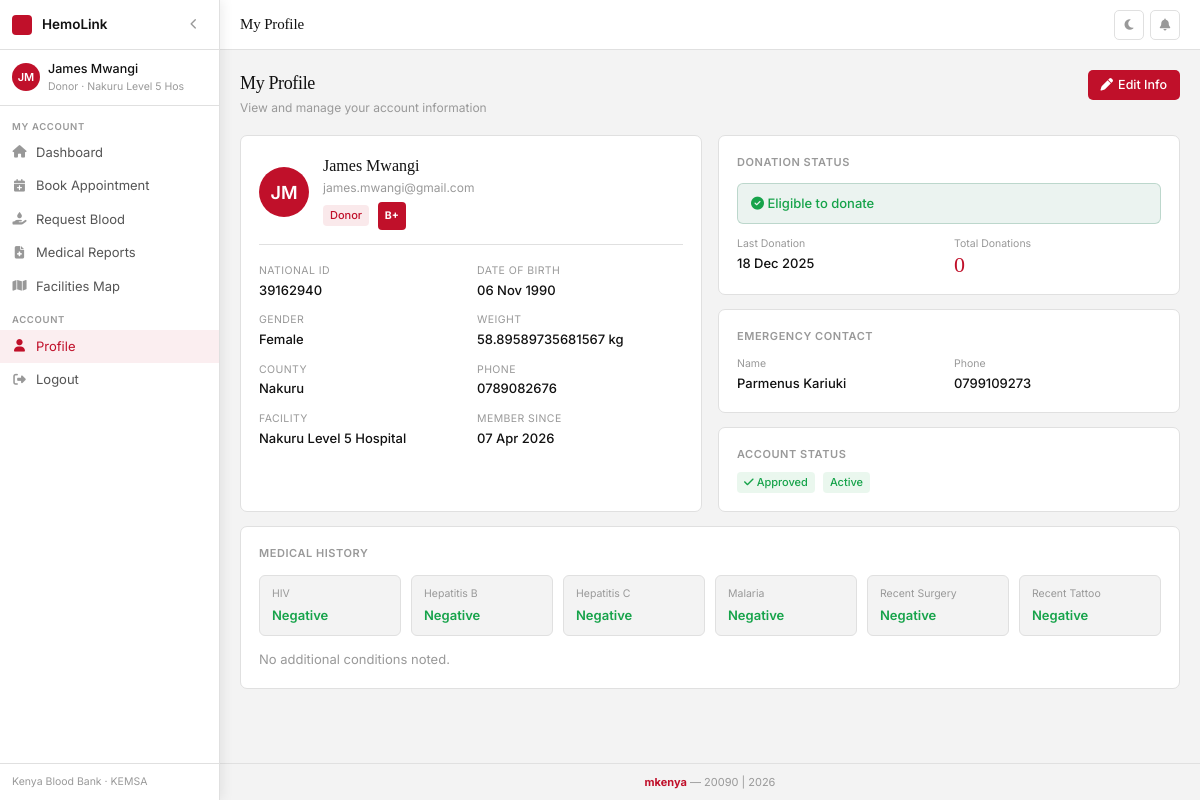
The page /profile (signed in) on the database its author committed.
### app.py (models this page shows)
class User(UserMixin, db.Model):
    id = db.Column(db.Integer, primary_key=True)
    email = db.Column(db.String(120), unique=True, nullable=False)
    password = db.Column(db.String(200), nullable=False)
    first_name = db.Column(db.String(60), nullable=False)
    last_name = db.Column(db.String(60), nullable=False)
    phone = db.Column(db.String(20))
    national_id = db.Column(db.String(20), unique=True)
    role = db.Column(db.String(20), default='donor')  # admin, donor, recipient
    facility_id = db.Column(db.Integer, db.ForeignKey('facility.id'), nullable=True)
    is_active = db.Column(db.Boolean, default=True)
    is_approved = db.Column(db.Boolean, default=False)
    created_at = db.Column(db.DateTime, default=datetime.utcnow)
    blood_type = db.Column(db.String(5))
    date_of_birth = db.Column(db.Date)
    gender = db.Column(db.String(10))
    weight_kg = db.Column(db.Float)
    county = db.Column(db.String(100))
    has_donated_before = db.Column(db.Boolean, default=False)
    last_donation_date = db.Column(db.Date)
    has_chronic_disease = db.Column(db.Boolean, default=False)
    chronic_disease_details = db.Column(db.String(300))
    on_medication = db.Column(db.Boolean, default=False)
    medication_details = db.Column(db.String(300))
    recent_surgery = db.Column(db.Boolean, default=False)
    recent_tattoo = db.Column(db.Boolean, default=False)
    hiv_status = db.Column(db.String(20), default='negative')
    hepatitis_b = db.Column(db.Boolean, default=False)
    hepatitis_c = db.Column(db.Boolean, default=False)
    malaria_history = db.Column(db.Boolean, default=False)
    allergies = db.Column(db.String(300))
    emergency_contact_name = db.Column(db.String(100))
    emergency_contact_phone = db.Column(db.String(20))
    donations = db.relationship('Donation', backref='donor', lazy=True)
    appointments = db.relationship('Appointment', foreign_keys='Appointment.user_id', backref='user', lazy=True)

class Facility(db.Model):
    id = db.Column(db.Integer, primary_key=True)
    name = db.Column(db.String(150), nullable=False)
    county = db.Column(db.String(100), nullable=False)
    address = db.Column(db.String(200))
    phone = db.Column(db.String(20))
    email = db.Column(db.String(120))
    latitude = db.Column(db.Float, nullable=True)
    longitude = db.Column(db.Float, nullable=True)
    created_at = db.Column(db.DateTime, default=datetime.utcnow)
    users = db.relationship('User', backref='facility', lazy=True)
    inventory = db.relationship('BloodInventory', backref='facility', lazy=True)
    appointments = db.relationship('Appointment', backref='facility', lazy=True)

### app.py (the view, shortened to what this page needs)
@app.route('/profile', methods=['GET', 'POST'])
@login_required
def profile():
    return render_template('profile.html')

### app.py (called while the page is built)
@login_manager.user_loader
def load_user(user_id):
    return User.query.get(int(user_id))

@app.context_processor
def inject_globals():
    count = 0
    if current_user.is_authenticated and current_user.role == 'admin':
        count = User.query.filter(
            User.facility_id == current_user.facility_id,
            User.is_approved == False,
            User.is_active == True
        ).count()
    return dict(pending_approvals_count=count, today=date.today())

### templates/profile.html (shortened to what this page needs)
{% extends 'base.html' %}
{% block page_title %}My Profile{% endblock %}
{% block content %}
<div class="ph">
  <div>
    <h1 class="ph-tt">My Profile</h1>
    <p class="ph-sub">View and manage your account information</p>
  </div>
  <button class="btn btn-primary" onclick="openModal('editMo')">
    <i class="fas fa-pen"></i> Edit Info
  </button>
</div>
<div class="g2" style="gap:16px">
  <div class="card">
    <div style="display:flex;align-items:center;gap:14px;margin-bottom:18px;padding-bottom:14px;border-bottom:1px solid var(--b)">
      <div style="width:50px;height:50px;border-radius:50%;background:var(--red);display:flex;align-items:center;justify-content:center;font-size:18px;font-weight:600;color:#fff;flex-shrink:0;font-family:'Inter',sans-serif">
        {{ current_user.first_name[0] }}{{ current_user.last_name[0] }}
      </div>
      <div>
        <div style="font-size:16px;font-weight:500">{{ current_user.first_name }} {{ current_user.last_name }}</div>
        <div style="font-size:12px;color:var(--mu);font-family:'Inter',sans-serif;margin-top:1px">{{ current_user.email }}</div>
        <div style="margin-top:5px">
          <span class="bg {% if current_user.role=='admin' %}bg-b{% elif current_user.role=='donor' %}bg-r{% else %}bg-g{% endif %}">
            {{ current_user.role|title }}
          </span>
          {% if current_user.blood_type %}
          <span class="bb" style="margin-left:5px">{{ current_user.blood_type }}</span>
          {% endif %}
        </div>
      </div>
    </div>
    <div style="display:grid;grid-template-columns:1fr 1fr;gap:12px">
      {% for label, val in [
        ('National ID', current_user.national_id or '—'),
        ('Date of Birth', current_user.date_of_birth.strftime('%d %b %Y') if current_user.date_of_birth else '—'),
        ('Gender', current_user.gender|title if current_user.gender else '—'),
        ('Weight', (current_user.weight_kg|string + ' kg') if current_user.weight_kg else '—'),
        ('County', current_user.county or '—'),
        ('Phone', current_user.phone or '—'),
        ('Facility', current_user.facility.name if current_user.facility else '—'),
        ('Member Since', current_user.created_at.strftime('%d %b %Y')),
      ] %}
      <div>
        <div style="font-size:10.5px;color:var(--mu);text-transform:uppercase;letter-spacing:.04em;font-family:'Inter',sans-serif;margin-bottom:2px">{{ label }}</div>
        <div style="font-size:13px;font-weight:500;font-family:'Inter',sans-serif">{{ val }}</div>
      </div>
    </div>
  </div>
  <div style="display:flex;flex-direction:column;gap:14px">
    {% if current_user.role == 'donor' %}
    {% set days = (today - current_user.last_donation_date).days if current_user.last_donation_date else 999 %}
    <div class="card">
      <div style="font-size:11px;font-weight:600;text-transform:uppercase;letter-spacing:.05em;color:var(--mu);font-family:'Inter',sans-serif;margin-bottom:12px">Donation Status</div>
      {% if days >= 90 %}
      <div style="padding:10px 13px;border-radius:6px;background:rgba(0,107,63,.08);border:1px solid rgba(0,107,63,.2);color:#16a34a;font-weight:500;font-size:13px;font-family:'Inter',sans-serif;margin-bottom:12px">
        <i class="fas fa-check-circle"></i> Eligible to donate
      </div>
      {% else %}
      <div style="padding:10px 13px;border-radius:6px;background:rgba(192,16,42,.07);border:1px solid rgba(192,16,42,.18);color:var(--red);font-weight:500;font-size:13px;font-family:'Inter',sans-serif;margin-bottom:12px">
        <i class="fas fa-clock"></i> Next eligible in {{ 90 - days }} days
      </div>
      {% endif %}
      <div style="display:grid;grid-template-columns:1fr 1fr;gap:10px">
        <div>
          <div style="font-size:10.5px;color:var(--mu);font-family:'Inter',sans-serif;margin-bottom:2px">Last Donation</div>
          <div style="font-size:13px;font-weight:500;font-family:'Inter',sans-serif">{{ current_user.last_donation_date.strftime('%d %b %Y') if current_user.last_donation_date else 'Never' }}</div>
        </div>
        <div>
          <div style="font-size:10.5px;color:var(--mu);font-family:'Inter',sans-serif;margin-bottom:2px">Total Donations</div>
          <div style="font-size:22px;font-weight:500;color:var(--red);line-height:1">{{ current_user.donations|length }}</div>
        </div>
      </div>
    </div>
    {% endif %}
    <div class="card">
      <div style="font-size:11px;font-weight:600;text-transform:uppercase;letter-spacing:.05em;color:var(--mu);font-family:'Inter',sans-serif;margin-bottom:12px">Emergency Contact</div>
      <div style="display:grid;grid-template-columns:1fr 1fr;gap:10px">
        <div>
          <div style="font-size:10.5px;color:var(--mu);font-family:'Inter',sans-serif;margin-bottom:2px">Name</div>
          <div style="font-size:13px;font-weight:500;font-family:'Inter',sans-serif">{{ current_user.emergency_contact_name or '—' }}</div>
        </div>
        <div>
          <div style="font-size:10.5px;color:var(--mu);font-family:'Inter',sans-serif;margin-bottom:2px">Phone</div>
          <div style="font-size:13px;font-weight:500;font-family:'Inter',sans-serif">{{ current_user.emergency_contact_phone or '—' }}</div>
        </div>
      </div>
    </div>
    <div class="card">
      <div style="font-size:11px;font-weight:600;text-transform:uppercase;letter-spacing:.05em;color:var(--mu);font-family:'Inter',sans-serif;margin-bottom:10px">Account Status</div>
      <div style="display:flex;gap:8px;flex-wrap:wrap">
        <span class="bg {% if current_user.is_approved %}bg-g{% else %}bg-a{% endif %}">
          <i class="fas fa-{% if current_user.is_approved %}check{% else %}clock{% endif %}"></i>
          {{ 'Approved' if current_user.is_approved else 'Pending Approval' }}
        </span>
        <span class="bg {% if current_user.is_active %}bg-g{% else %}bg-r{% endif %}">
          {{ 'Active' if current_user.is_active else 'Suspended' }}
        </span>
      </div>
    </div>
  </div>
</div>
<div class="card" style="margin-top:14px">
  <div style="font-size:11px;font-weight:600;text-transform:uppercase;letter-spacing:.05em;color:var(--mu);font-family:'Inter',sans-serif;margin-bottom:14px">Medical History</div>
  <div style="display:grid;grid-template-columns:repeat(auto-fill,minmax(140px,1fr));gap:10px;margin-bottom:14px">
    {% for label, val in [
      ('HIV', current_user.hiv_status == 'positive'),
      ('Hepatitis B', current_user.hepatitis_b),
      ('Hepatitis C', current_user.hepatitis_c),
      ('Malaria', current_user.malaria_history),
      ('Recent Surgery', current_user.recent_surgery),
      ('Recent Tattoo', current_user.recent_tattoo),
    ] %}
    <div style="background:var(--bg);border:1px solid var(--b);border-radius:6px;padding:10px 12px">
      <div style="font-size:10.5px;color:var(--mu);font-family:'Inter',sans-serif;margin-bottom:4px">{{ label }}</div>
      <div style="font-size:13px;font-weight:600;color:{% if val %}var(--red){% else %}#16a34a{% endif %};font-family:'Inter',sans-serif">{{ 'Positive' if val else 'Negative' }}</div>
    </div>
    {% endfor %}
  </div>
  <div style="display:flex;flex-direction:column;gap:6px;font-size:13px">
    {% if not current_user.chronic_disease_details and not current_user.medication_details and not current_user.allergies %}
    <div style="color:var(--mu);font-size:13px;font-family:'Inter',sans-serif">No additional conditions noted.</div>
    {% endif %}
  </div>
</div>
{% endblock %}

### templates/base.html (shortened to what this page needs)
<!DOCTYPE html>
<html lang="en">
<head>
<link rel="stylesheet" href="https://cdnjs.cloudflare.com/ajax/libs/font-awesome/6.5.0/css/all.min.css">
</head>
<body>
{% if current_user.is_authenticated %}
<aside class="sb" id="sb">
  <div class="sb-top">
    <div class="sb-dot"></div>
    <span class="sb-title">HemoLink</span>
    <button class="sb-btn" id="sbt" title="Toggle sidebar"><i class="fas fa-chevron-left" id="sbi"></i></button>
  </div>
  <div class="sb-user">
    <div class="sb-av">{{ current_user.first_name[0] }}{{ current_user.last_name[0] }}</div>
    <div class="sb-ui">
      <div class="sb-un">{{ current_user.first_name }} {{ current_user.last_name }}</div>
      <div class="sb-ur">{{ current_user.role|title }}{% if current_user.facility %} · {{ current_user.facility.name[:18] }}{% endif %}</div>
    </div>
  </div>
  <nav>
    {% if current_user.role == 'admin' %}
    <div class="nl">Overview</div>
    <a href="{{ url_for('admin_dashboard') }}" class="ni {% if request.endpoint=='admin_dashboard' %}on{% endif %}" data-tip="Dashboard"><i class="fas fa-chart-bar"></i><span class="ni-lbl"> Dashboard</span></a>
    <div class="nl">Manage</div>
    <a href="{{ url_for('admin_users') }}" class="ni {% if request.endpoint=='admin_users' %}on{% endif %}" data-tip="Members"><i class="fas fa-users"></i><span class="ni-lbl"> Members</span>{% if pending_approvals_count %}<span class="nb">{{ pending_approvals_count }}</span>{% endif %}</a>
    <a href="{{ url_for('admin_appointments') }}" class="ni {% if request.endpoint=='admin_appointments' %}on{% endif %}" data-tip="Appointments"><i class="fas fa-calendar"></i><span class="ni-lbl"> Appointments</span></a>
    <a href="{{ url_for('admin_inventory') }}" class="ni {% if request.endpoint=='admin_inventory' %}on{% endif %}" data-tip="Inventory"><i class="fas fa-boxes-stacked"></i><span class="ni-lbl"> Inventory</span></a>
    <a href="{{ url_for('admin_blood_requests') }}" class="ni {% if request.endpoint=='admin_blood_requests' %}on{% endif %}" data-tip="Blood Requests"><i class="fas fa-droplet"></i><span class="ni-lbl"> Blood Requests</span></a>
    <a href="{{ url_for('medical_reports') }}" class="ni {% if request.endpoint=='medical_reports' %}on{% endif %}" data-tip="Medical Reports"><i class="fas fa-file-medical"></i><span class="ni-lbl"> Medical Reports</span></a>
    <div class="nl">Create</div>
    <a href="{{ url_for('admin_create_account') }}" class="ni {% if request.endpoint=='admin_create_account' %}on{% endif %}" data-tip="Create Account"><i class="fas fa-user-plus"></i><span class="ni-lbl"> Create Account</span></a>
    <div class="nl">Tools</div>
    <a href="{{ url_for('facilities_map') }}" class="ni {% if request.endpoint=='facilities_map' %}on{% endif %}" data-tip="Facilities Map"><i class="fas fa-map"></i><span class="ni-lbl"> Facilities Map</span></a>
    <a href="{{ url_for('export_full_report_pdf') }}" class="ni ni-red" target="_blank" data-tip="Export Full Report"><i class="fas fa-file-arrow-down"></i><span class="ni-lbl"> Export Report</span></a>
    {% else %}
    <div class="nl">My Account</div>
    <a href="{{ url_for('user_dashboard') }}" class="ni {% if request.endpoint=='user_dashboard' %}on{% endif %}" data-tip="Dashboard"><i class="fas fa-house"></i><span class="ni-lbl"> Dashboard</span></a>
    <a href="#" class="ni" onclick="openModal('apptModal')" data-tip="Book Appointment"><i class="fas fa-calendar-plus"></i><span class="ni-lbl"> Book Appointment</span></a>
    <a href="#" class="ni" onclick="openModal('requestModal')" data-tip="Request Blood"><i class="fas fa-hand-holding-droplet"></i><span class="ni-lbl"> Request Blood</span></a>
    <a href="{{ url_for('medical_reports') }}" class="ni {% if request.endpoint=='medical_reports' %}on{% endif %}" data-tip="Medical Reports"><i class="fas fa-file-medical"></i><span class="ni-lbl"> Medical Reports</span></a>
    <a href="{{ url_for('facilities_map') }}" class="ni {% if request.endpoint=='facilities_map' %}on{% endif %}" data-tip="Facilities Map"><i class="fas fa-map"></i><span class="ni-lbl"> Facilities Map</span></a>
    {% endif %}
    <div class="nl">Account</div>
    <a href="{{ url_for('profile') }}" class="ni {% if request.endpoint=='profile' %}on{% endif %}" data-tip="Profile"><i class="fas fa-user"></i><span class="ni-lbl"> Profile</span></a>
    <a href="{{ url_for('logout') }}" class="ni" data-tip="Logout"><i class="fas fa-right-from-bracket"></i><span class="ni-lbl"> Logout</span></a>
  </nav>
  <div class="sb-ft">Kenya Blood Bank · KEMSA</div>
</aside>
<div class="main" id="mn">
  <div class="topbar">
    <span class="tb-title">{% block page_title %}{% endblock %}</span>
    <div class="tb-r">
      <button class="ib" id="tmb" onclick="toggleTheme()" title="Toggle theme"><i id="tmi" class="fas fa-moon"></i></button>
      <div class="notif-wrap">
        <button class="ib" onclick="toggleNotif()" id="nb" title="Notifications"><i class="fas fa-bell"></i></button>
      </div>
    </div>
  </div>
  <div class="content">{% block content %}{% endblock %}</div>
  <footer class="pg-ft"><b>mkenya</b> — 20090 | 2026</footer>
</div>
{% else %}
{% block auth_content %}{% endblock %}
{% endif %}
</body>
</html>

### rows shown on the page
User: first_name "J", last_name "M", first_name "James", last_name "Mwangi", role "Donor", email "james.mwangi@gmail.com", blood_type "B+", label "NATIONAL ID", national "39162940", label "COUNTY", county "Nakuru", label "PHONE", phone "0789082676", last_donation_date "18 Dec 2025", emergency_contact_name "Parmenus Kariuki", emergency_contact_phone "0799109273", is_approved "Approved", is_active "Active"
Facility: facility "Nakuru Level 5 Hos", label "FACILITY", name "Nakuru Level 5 Hospital"

### other values the page prints
{{ label }} "DATE OF BIRTH" "GENDER" "WEIGHT" "MEMBER SINCE"
{{ val }} "06 Nov 1990" "Female" "58.89589735681567 kg" "07 Apr 2026"
{{ current_user.donations|length }} "0"
{{ label }} "HIV" "Hepatitis B" "Hepatitis C" "Malaria" "Recent Surgery" "Recent Tattoo"
{{ 'Positive' if val else 'Negative' }} "Negative" "Negative" "Negative" "Negative" "Negative" "Negative"
